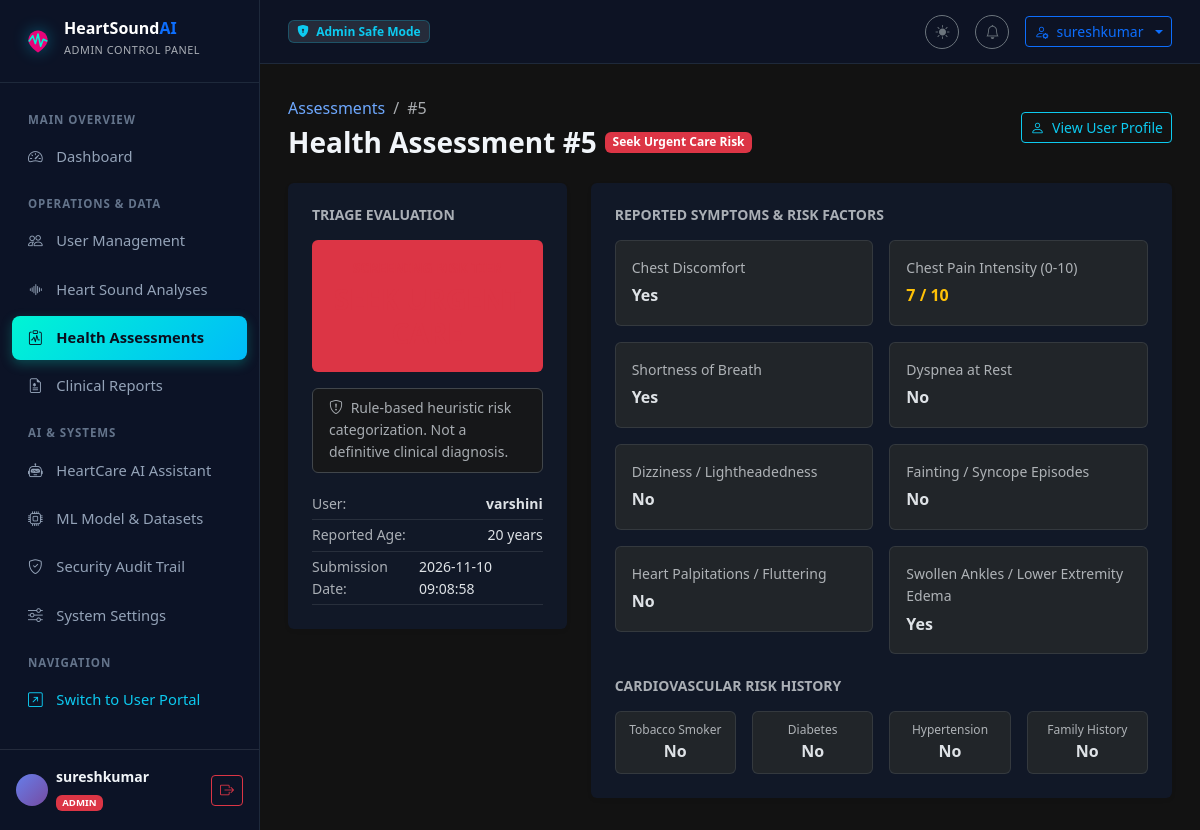
Screenshot of /admin-portal/assessments/5/ (signed in) with the database file from the repository.
### assessments/models.py (models this page shows, shortened)
class HealthAssessment(models.Model):
    PAIN_SCALE = [(i, str(i)) for i in range(0, 11)]
    YES_NO_CHOICES = [('yes', 'Yes'), ('no', 'No'), ('sometimes', 'Sometimes'), ('unsure', 'Not Sure')]
    user = models.ForeignKey(User, on_delete=models.CASCADE, related_name='assessments')
    age = models.PositiveIntegerField(null=True, blank=True, help_text='Age in years')
    chest_discomfort = models.CharField(max_length=20, choices=YES_NO_CHOICES, default='no')
    chest_pain_level = models.IntegerField(choices=PAIN_SCALE, default=0,
        help_text='0 = no pain, 10 = worst pain')
    shortness_of_breath = models.CharField(max_length=20, choices=YES_NO_CHOICES, default='no')
    shortness_at_rest = models.CharField(max_length=20, choices=YES_NO_CHOICES, default='no')
    dizziness = models.CharField(max_length=20, choices=YES_NO_CHOICES, default='no')
    fainting = models.CharField(max_length=20, choices=YES_NO_CHOICES, default='no')
    fatigue = models.CharField(max_length=20, choices=YES_NO_CHOICES, default='no')
    palpitations = models.CharField(max_length=20, choices=YES_NO_CHOICES, default='no')
    swollen_ankles = models.CharField(max_length=20, choices=YES_NO_CHOICES, default='no')
    smoker = models.CharField(max_length=20, choices=YES_NO_CHOICES, default='no')
    diabetes = models.CharField(max_length=20, choices=YES_NO_CHOICES, default='no')
    high_blood_pressure = models.CharField(max_length=20, choices=YES_NO_CHOICES, default='no')
    family_heart_history = models.CharField(max_length=20, choices=YES_NO_CHOICES, default='no')
    additional_notes = models.TextField(max_length=1000, blank=True)
    RISK_CHOICES = [('low', 'Low'), ('moderate', 'Moderate'), ('high', 'High'), ('seek_urgent', 'Seek Urgent Care')]
    risk_level = models.CharField(max_length=20, choices=RISK_CHOICES, default='low', editable=False)
    submitted_at = models.DateTimeField(auto_now_add=True)
    class Meta:
        ordering = ['-submitted_at']

### admin_portal/views.py (the view)
# urls.py: path('assessments/<int:pk>/', views.assessment_detail_view, name='assessment_detail'),
@admin_required
def assessment_detail_view(request, pk):
    assessment = get_object_or_404(HealthAssessment.objects.select_related('user'), pk=pk)
    _log_admin(request, 'assessment', f"Admin viewed assessment {assessment.id} for {assessment.user.username}")
    return render(request, 'admin_portal/assessments/assessment_detail.html', {'assessment': assessment})

### templates/admin_portal/assessments/assessment_detail.html (shortened to what this page needs)
{% extends 'admin_portal/base_admin.html' %}
{% block content %}
<div class="d-flex flex-wrap align-items-center justify-content-between gap-3 mb-4">
  <div>
    <nav aria-label="breadcrumb">
      <ol class="breadcrumb small mb-1">
        <li class="breadcrumb-item"><a href="{% url 'admin_portal:assessment_list' %}" class="text-decoration-none">Assessments</a></li>
        <li class="breadcrumb-item active">#{{ assessment.id }}</li>
      </ol>
    </nav>
    <div class="d-flex align-items-center gap-2">
      <h3 class="fw-bold mb-0">Health Assessment #{{ assessment.id }}</h3>
      <span class="badge {% if assessment.risk_level == 'seek_urgent' %}bg-danger{% elif assessment.risk_level == 'high' %}bg-warning text-dark{% else %}bg-success{% endif %}">
        {{ assessment.get_risk_level_display }} Risk
      </span>
    </div>
  </div>
  <a href="{% url 'admin_portal:user_detail' assessment.user.id %}" class="btn btn-sm btn-outline-info">
    <i class="bi bi-person me-1"></i> View User Profile
  </a>
</div>
<div class="row g-4">
  <div class="col-lg-4">
    <div class="card border-0 bg-card p-4 shadow-sm mb-4">
      <h6 class="fw-bold text-muted text-uppercase small mb-3">Triage Evaluation</h6>
      <div class="text-center p-3 rounded mb-3 {% if assessment.risk_level == 'seek_urgent' %}bg-danger bg-opacity-15 border border-danger border-opacity-25 text-danger{% elif assessment.risk_level == 'high' %}bg-warning bg-opacity-15 border border-warning border-opacity-25 text-warning{% else %}bg-success bg-opacity-15 border border-success border-opacity-25 text-success{% endif %}">
        <span class="text-uppercase small fw-semibold d-block">Screening Risk Tier</span>
        <h3 class="fw-bold my-1">{{ assessment.get_risk_level_display|upper }}</h3>
      </div>
      <div class="alert alert-secondary py-2 small mb-3">
        <i class="bi bi-shield-exclamation me-1"></i> Rule-based heuristic risk categorization. Not a definitive clinical diagnosis.
      </div>
      <ul class="list-unstyled small mb-0">
        <li class="py-1 d-flex justify-content-between border-bottom border-secondary border-opacity-25">
          <span class="text-muted">User:</span>
          <strong>{{ assessment.user.username }}</strong>
        </li>
        <li class="py-1 d-flex justify-content-between border-bottom border-secondary border-opacity-25">
          <span class="text-muted">Reported Age:</span>
          <span>{{ assessment.age|default:"Not specified" }} years</span>
        </li>
        <li class="py-1 d-flex justify-content-between border-bottom border-secondary border-opacity-25">
          <span class="text-muted">Submission Date:</span>
          <span>{{ assessment.submitted_at|date:"Y-m-d H:i:s" }}</span>
        </li>
      </ul>
    </div>
  </div>
  <div class="col-lg-8">
    <div class="card border-0 bg-card p-4 shadow-sm">
      <h6 class="fw-bold text-muted text-uppercase small mb-3">Reported Symptoms & Risk Factors</h6>
      <div class="row g-3">
        <div class="col-md-6">
          <div class="p-3 bg-dark rounded border border-secondary border-opacity-25">
            <span class="text-muted small d-block">Chest Discomfort</span>
            <div class="fw-bold mt-1">{{ assessment.get_chest_discomfort_display }}</div>
          </div>
        </div>
        <div class="col-md-6">
          <div class="p-3 bg-dark rounded border border-secondary border-opacity-25">
            <span class="text-muted small d-block">Chest Pain Intensity (0-10)</span>
            <div class="fw-bold mt-1 text-warning">{{ assessment.chest_pain_level }} / 10</div>
          </div>
        </div>
        <div class="col-md-6">
          <div class="p-3 bg-dark rounded border border-secondary border-opacity-25">
            <span class="text-muted small d-block">Shortness of Breath</span>
            <div class="fw-bold mt-1">{{ assessment.get_shortness_of_breath_display }}</div>
          </div>
        </div>
        <div class="col-md-6">
          <div class="p-3 bg-dark rounded border border-secondary border-opacity-25">
            <span class="text-muted small d-block">Dyspnea at Rest</span>
            <div class="fw-bold mt-1">{{ assessment.get_shortness_at_rest_display }}</div>
          </div>
        </div>
        <div class="col-md-6">
          <div class="p-3 bg-dark rounded border border-secondary border-opacity-25">
            <span class="text-muted small d-block">Dizziness / Lightheadedness</span>
            <div class="fw-bold mt-1">{{ assessment.get_dizziness_display }}</div>
          </div>
        </div>
        <div class="col-md-6">
          <div class="p-3 bg-dark rounded border border-secondary border-opacity-25">
            <span class="text-muted small d-block">Fainting / Syncope Episodes</span>
            <div class="fw-bold mt-1 {% if assessment.fainting == 'yes' %}text-danger{% endif %}">{{ assessment.get_fainting_display }}</div>
          </div>
        </div>
        <div class="col-md-6">
          <div class="p-3 bg-dark rounded border border-secondary border-opacity-25">
            <span class="text-muted small d-block">Heart Palpitations / Fluttering</span>
            <div class="fw-bold mt-1">{{ assessment.get_palpitations_display }}</div>
          </div>
        </div>
        <div class="col-md-6">
          <div class="p-3 bg-dark rounded border border-secondary border-opacity-25">
            <span class="text-muted small d-block">Swollen Ankles / Lower Extremity Edema</span>
            <div class="fw-bold mt-1">{{ assessment.get_swollen_ankles_display }}</div>
          </div>
        </div>
      </div>
      <h6 class="fw-bold text-muted text-uppercase small mt-4 mb-3">Cardiovascular Risk History</h6>
      <div class="row g-3">
        <div class="col-md-3">
          <div class="p-2 bg-dark rounded border border-secondary border-opacity-25 text-center">
            <span class="text-muted small d-block" style="font-size: 0.75rem;">Tobacco Smoker</span>
            <strong>{{ assessment.get_smoker_display }}</strong>
          </div>
        </div>
        <div class="col-md-3">
          <div class="p-2 bg-dark rounded border border-secondary border-opacity-25 text-center">
            <span class="text-muted small d-block" style="font-size: 0.75rem;">Diabetes</span>
            <strong>{{ assessment.get_diabetes_display }}</strong>
          </div>
        </div>
        <div class="col-md-3">
          <div class="p-2 bg-dark rounded border border-secondary border-opacity-25 text-center">
            <span class="text-muted small d-block" style="font-size: 0.75rem;">Hypertension</span>
            <strong>{{ assessment.get_high_blood_pressure_display }}</strong>
          </div>
        </div>
        <div class="col-md-3">
          <div class="p-2 bg-dark rounded border border-secondary border-opacity-25 text-center">
            <span class="text-muted small d-block" style="font-size: 0.75rem;">Family History</span>
            <strong>{{ assessment.get_family_heart_history_display }}</strong>
          </div>
        </div>
      </div>
    </div>
  </div>
</div>
{% endblock %}

### templates/admin_portal/base_admin.html (shortened to what this page needs)
{% load static %}
<!DOCTYPE html>
<html lang="en" data-bs-theme="dark">
<head>
  <link href="https://cdn.jsdelivr.net/npm/bootstrap@5.3.2/dist/css/bootstrap.min.css" rel="stylesheet">
  <link href="https://cdn.jsdelivr.net/npm/bootstrap-icons@1.11.3/font/bootstrap-icons.min.css" rel="stylesheet">
  <link href="{% static 'css/main.css' %}" rel="stylesheet">
</head>
<body>
<div class="admin-wrapper">
  <aside class="admin-sidebar" id="adminSidebar">
    <div class="admin-sidebar-brand">
      <div class="brand-icon">
      </div>
      <div>
        <div class="fw-bold lh-1 text-white">HeartSound<span class="text-primary">AI</span></div>
        <small class="text-muted" style="font-size: 0.68rem; letter-spacing: 0.05em;">ADMIN CONTROL PANEL</small>
      </div>
    </div>
    <nav class="admin-sidebar-nav">
      <div class="admin-nav-header">Main Overview</div>
      <a href="{% url 'admin_portal:dashboard' %}" class="admin-nav-item {% if request.resolver_match.url_name == 'dashboard' %}active{% endif %}">
        <i class="bi bi-speedometer2"></i> Dashboard
      </a>
      <div class="admin-nav-header">Operations & Data</div>
      <a href="{% url 'admin_portal:user_list' %}" class="admin-nav-item {% if 'users' in request.path %}active{% endif %}">
        <i class="bi bi-people"></i> User Management
      </a>
      <a href="{% url 'admin_portal:analysis_list' %}" class="admin-nav-item {% if 'analyses' in request.path %}active{% endif %}">
        <i class="bi bi-soundwave"></i> Heart Sound Analyses
      </a>
      <a href="{% url 'admin_portal:assessment_list' %}" class="admin-nav-item {% if 'assessments' in request.path %}active{% endif %}">
        <i class="bi bi-clipboard-pulse"></i> Health Assessments
      </a>
      <a href="{% url 'admin_portal:report_list' %}" class="admin-nav-item {% if 'reports' in request.path %}active{% endif %}">
        <i class="bi bi-file-earmark-medical"></i> Clinical Reports
      </a>
      <div class="admin-nav-header">AI & Systems</div>
      <a href="{% url 'admin_portal:chatbot_monitor' %}" class="admin-nav-item {% if 'chatbot' in request.path %}active{% endif %}">
        <i class="bi bi-robot"></i> HeartCare AI Assistant
      </a>
      <a href="{% url 'admin_portal:model_management' %}" class="admin-nav-item {% if 'models' in request.path %}active{% endif %}">
        <i class="bi bi-cpu"></i> ML Model & Datasets
      </a>
      <a href="{% url 'admin_portal:audit_log_list' %}" class="admin-nav-item {% if 'audit-logs' in request.path %}active{% endif %}">
        <i class="bi bi-shield-check"></i> Security Audit Trail
      </a>
      <a href="{% url 'admin_portal:site_settings' %}" class="admin-nav-item {% if 'settings' in request.path %}active{% endif %}">
        <i class="bi bi-sliders"></i> System Settings
      </a>
      <div class="admin-nav-header">Navigation</div>
      <a href="{% url 'dashboard:dashboard' %}" class="admin-nav-item text-info">
        <i class="bi bi-arrow-up-right-square"></i> Switch to User Portal
      </a>
    </nav>
    <div class="p-3 border-top border-secondary border-opacity-25 d-flex align-items-center justify-content-between">
      <div class="d-flex align-items-center gap-2">
        <div class="avatar-placeholder rounded-circle bg-primary text-dark fw-bold" style="width: 32px; height: 32px; display:flex; align-items:center; justify-content:center; font-size: 0.8rem;">
        </div>
        <div class="overflow-hidden">
          <div class="small fw-semibold text-truncate" style="max-width: 120px;">{{ user.username }}</div>
          <span class="badge bg-danger text-uppercase" style="font-size: 0.6rem;">Admin</span>
        </div>
      </div>
      <form method="post" action="{% url 'admin_portal:logout' %}" class="m-0">
        <button type="submit" class="btn btn-sm btn-outline-danger p-1 px-2" title="Logout">
          <i class="bi bi-box-arrow-right"></i>
        </button>
      </form>
    </div>
  </aside>
  <div class="admin-content">
    <header class="admin-topbar">
      <div class="d-flex align-items-center gap-3">
        <span class="badge bg-secondary bg-opacity-25 text-info border border-info border-opacity-25 px-2 py-1">
          <i class="bi bi-shield-lock-fill me-1"></i> Admin Safe Mode
        </span>
      </div>
      <div class="d-flex align-items-center gap-3">
        <button class="btn btn-sm btn-outline-secondary rounded-circle" id="themeToggleBtn" type="button" title="Toggle Light/Dark Theme" style="width: 34px; height: 34px; padding:0;">
          <i class="bi bi-sun-fill" id="themeIcon"></i>
        </button>
        <a href="{% url 'admin_portal:audit_log_list' %}" class="btn btn-sm btn-outline-secondary rounded-circle position-relative" title="System Audit Logs" style="width: 34px; height: 34px; padding:0; display:flex; align-items:center; justify-content:center;">
          <i class="bi bi-bell"></i>
        </a>
        <div class="dropdown">
          <button class="btn btn-sm btn-outline-primary dropdown-toggle d-flex align-items-center gap-2" type="button" data-bs-toggle="dropdown">
            <i class="bi bi-person-gear"></i>
            <span>{{ user.username }}</span>
          </button>
        </div>
      </div>
    </header>
    <main class="admin-main">
      {% block content %}{% endblock %}
    </main>
  </div>
</div>
</body>
</html>

### rows the page displays
HealthAssessment: id "5", risk_level "Seek Urgent Care", user.username "varshini", age "20", submitted_at "2026-11-10 09:08:58", chest_discomfort "Yes", chest_pain_level "7", shortness_of_breath "Yes", shortness_at_rest "No", dizziness "No", fainting "No", palpitations "No", swollen_ankles "Yes", smoker "No", diabetes "No", high_blood_pressure "No", family_heart_history "No"

### other values shown
{{ user.username }} "sureshkumar"
